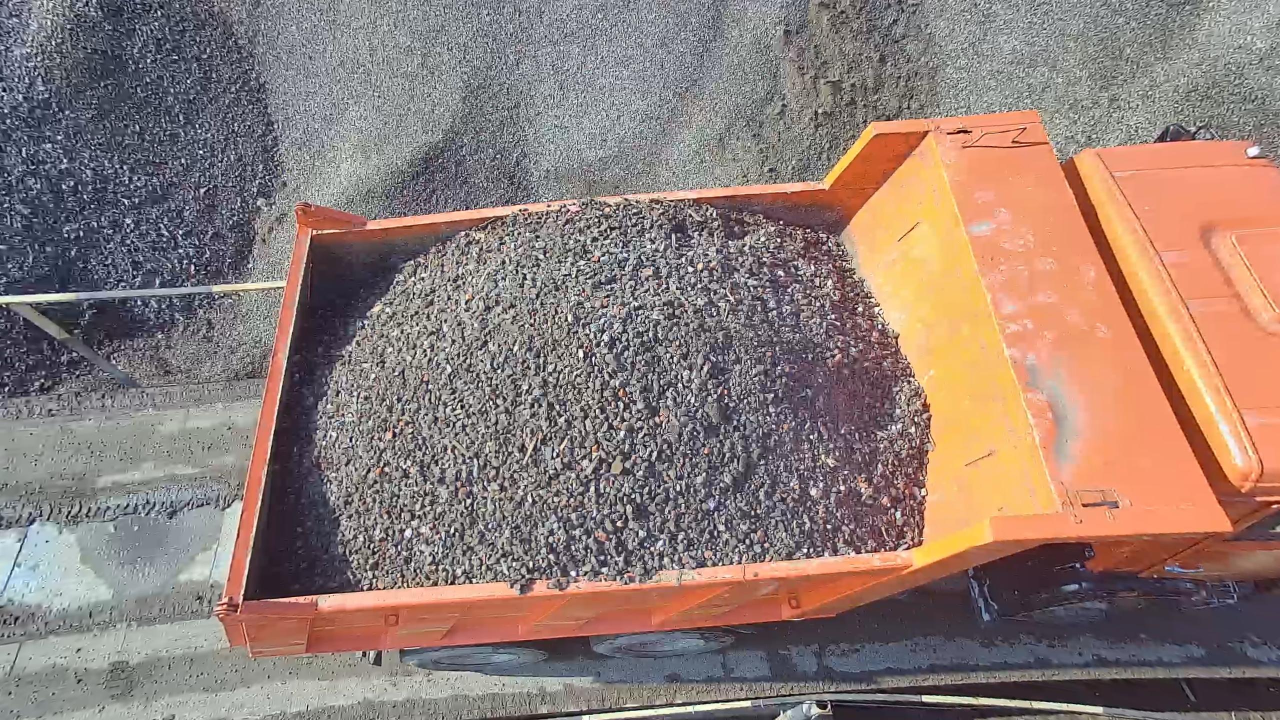
#> input picture assets/height_examples/corrected_20260115_165413.jpg, 2560 x 1440 px (shown at 1/2 size)
$ python -i web_textures.py   (imports and definitions only)
#> lines starting #> are read from the running program, lines starting #| are printed output that depends on the picture
# -*- coding: utf-8 -*-
"""
Ужатие карт веб-вьюера перед отправкой в реестр.

Генератор кладёт в `<stem>/` JPEG-копии карт 4096 px с качеством 92-95: по
2-4 МБ на карту, ~20 МБ на кузов. Агрегатор качает их с сервера при каждом
открытии модели, и на его канале это 6-9 секунд на одни текстуры. Здесь каждая
карта тяжелее `BUDGET` пережимается так, чтобы уложиться в бюджет с наименьшей
потерей: перебираются размеры (исходный, 1/2, 1/4) и для каждого ищется
наибольшее качество JPEG, которое влезает; из вариантов берётся ближайший к
оригиналу по PSNR.

Что важно не сломать:

* имя и формат файла не меняются — glTF ссылается на карты по имени, а
  `mimeType` в нём уже записан;
* файлы комплекта на диске не трогаются: ужатые копии лежат в кэше
  (`CACHE_DIR`) под хэшем содержимого оригинала, так что повторная отправка
  того же комплекта ничего не пересчитывает, а пересобранный — пересчитывает;
* сюда попадают только карты WEB. PNG из той же папки — текстуры для .bam
  (роль `texture`), их десктопный клиент читает как есть.

Правило то же, каким 2026-10-07 были разово ужаты карты уже лежавших на
сервере моделей (`operation-3d-service/backups/models_web_textures_orig-*`).
"""

from __future__ import annotations

import hashlib
import io
import os
from concurrent.futures import ThreadPoolExecutor
from typing import Any, Callable, Iterable, List, Optional, Tuple

#: Потолок на одну карту, байт.
BUDGET = 500_000

#: Ниже этого качества JPEG на плоских заливках кузова видны блоки: лучше
#: взять вдвое меньший размер с высоким качеством.
QUALITY_MIN = 55
QUALITY_MAX = 92

#: Меньше этой стороны не уменьшаем, даже если в бюджет не влезло.
MIN_EDGE = 1024

#: Меняется вместе с правилом — чтобы кэш от старого правила не подхватился.
_RULE = "v1"

CACHE_DIR = os.path.join(
    os.path.dirname(os.path.dirname(os.path.dirname(os.path.abspath(__file__)))),
    "assets", "models", "_registry_cache", "web_textures")

_IMAGE_EXTS = (".jpg", ".jpeg", ".png")

Say = Callable[[str], None]


def _fmt(size: int) -> str:
    return f"{size / 1e6:.2f} МБ" if size >= 1e6 else f"{size // 1000} КБ"


def _digest(path: str) -> str:
    h = hashlib.sha1(f"{_RULE}:{BUDGET}:".encode())
    with open(path, "rb") as fh:
        for chunk in iter(lambda: fh.read(1 << 20), b""):
            h.update(chunk)
    return h.hexdigest()


def _sizes(width: int, height: int) -> List[Tuple[int, int]]:
    """Исходный размер и его половины, пока большая сторона не меньше MIN_EDGE."""
    out = [(width, height)]
    k = 2
    while max(width, height) // k >= MIN_EDGE:
        out.append((max(1, width // k), max(1, height // k)))
        k *= 2
    return out


def _psnr(a, b) -> float:
    import numpy as np
    diff = np.asarray(a, dtype=np.float32) - np.asarray(b, dtype=np.float32)
    mse = float(np.mean(diff * diff))
    return 99.0 if mse == 0 else float(10.0 * np.log10(255.0 ** 2 / mse))


# [9 lines left out: function _renormalize, not called in this run]


def _encode_jpeg(img, quality: int, subsampling: int) -> bytes:
    buf = io.BytesIO()
    kw = {"quality": quality, "optimize": True}
    if img.mode != "L":
        kw["subsampling"] = subsampling
    img.save(buf, "JPEG", **kw)
    return buf.getvalue()


def _best_jpeg(img, subsampling: int) -> Optional[Tuple[int, bytes]]:
    """Наибольшее качество, при котором карта влезает в бюджет."""
    lo, hi, found = 20, QUALITY_MAX, None
    while lo <= hi:
        quality = (lo + hi) // 2
        data = _encode_jpeg(img, quality, subsampling)
        if len(data) <= BUDGET:
            found = (quality, data)
            lo = quality + 1
        else:
            hi = quality - 1
    return found


def _shrink_jpeg(img, is_normal: bool) -> Optional[bytes]:
    from PIL import Image
    if img.mode not in ("RGB", "L"):
        return None
    sizes = _sizes(*img.size)
    # В карте нормалей каналы — независимые данные, а не цвет: прореживание
    # цветности 4:2:0 портит их заметнее, чем более низкое качество.
    modes = (2, 0) if (is_normal and img.mode == "RGB") else (2,)
    variants = []
    for size in sizes:
        scaled = img if size == img.size else img.resize(size, Image.LANCZOS)
        if is_normal and img.mode == "RGB" and size != img.size:
            scaled = _renormalize(scaled)
        for subsampling in modes:
            hit = _best_jpeg(scaled, subsampling)
            if not hit:
                continue
            quality, data = hit
            back = Image.open(io.BytesIO(data))
            if back.size != img.size:
                back = back.resize(img.size, Image.BICUBIC)
            variants.append((_psnr(img, back), quality, size, data))
    good = [v for v in variants if v[1] >= QUALITY_MIN] \
        or [v for v in variants if v[2] == sizes[-1]]
    if not good:
        return None
    return max(good, key=lambda v: v[0])[3]


# [21 lines left out: function _shrink_png, not called in this run]


def shrink_texture(path: str) -> Tuple[str, str]:
    """
    Путь к ужатой копии карты (или к ней самой) и пояснение для журнала.

    Никогда не бросает: карта, которую не удалось пережать, отправляется как
    есть — тяжёлая текстура лучше несостоявшейся загрузки.
    """
    try:
        size = os.path.getsize(path)
    except OSError:
        return path, ""
    ext = os.path.splitext(path)[1].lower()
    if size <= BUDGET or ext not in _IMAGE_EXTS:
        return path, ""

    name = os.path.basename(path)
    try:
        cached = os.path.join(CACHE_DIR, _digest(path) + ext)
        if os.path.isfile(cached) and os.path.getsize(cached) > 0:
            return cached, f"{name}: {_fmt(size)} -> " \
                           f"{_fmt(os.path.getsize(cached))} (из кэша)"

        from PIL import Image
        Image.MAX_IMAGE_PIXELS = None
        with Image.open(path) as opened:
#> opened is the input picture: PIL image 2560x1440 RGB; mean R, G, B 144.3, 124.6, 117.8
            opened.load()
            fmt, img = opened.format, opened.copy()
#> fmt = 'JPEG'
        if fmt == "JPEG":
            data = _shrink_jpeg(img, "normal" in name.lower())
#> in _shrink_jpeg, `quality, data = hit`: quality = 47
#> in _psnr, `diff = np.asarray(a, dtype=np.float32) - np.asarray(b, dtype=np.float32)`:
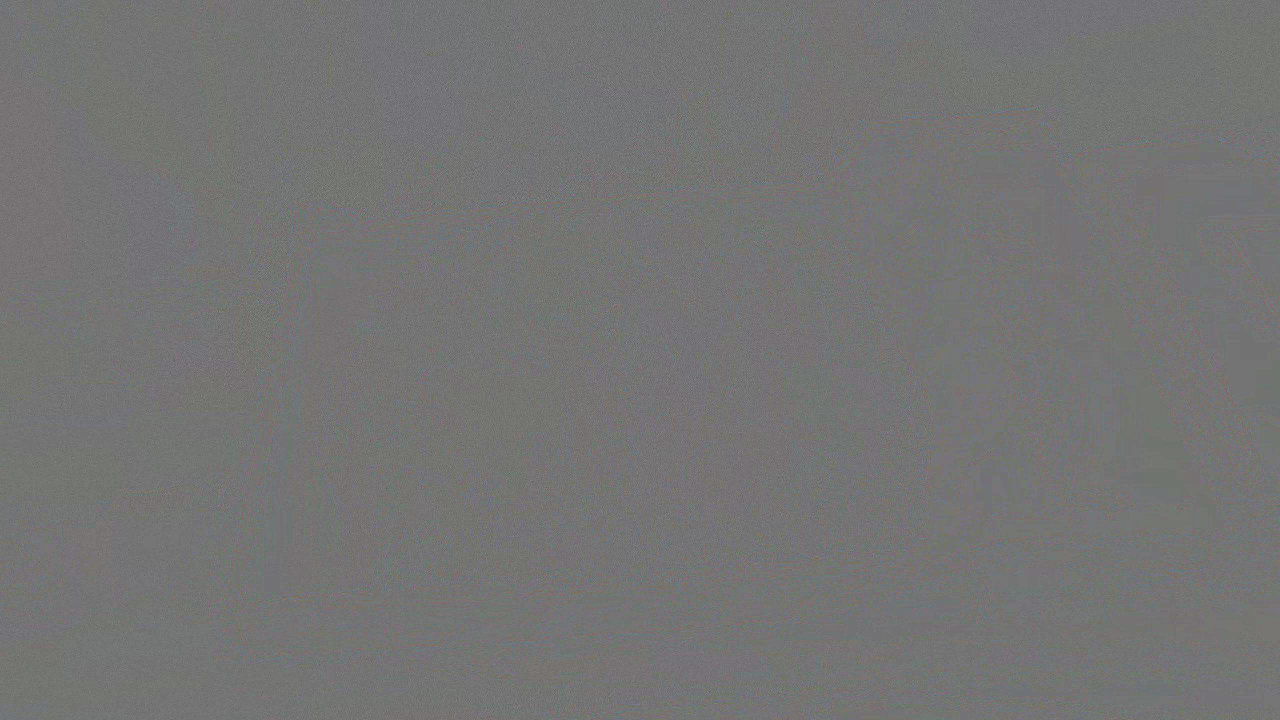
#> diff: shape (1440, 2560, 3) float32 (shown at 1/2 size); mean R, G, B 0, 0, -0.2; drawn with min black and max white
#> in _psnr, `mse = float(np.mean(diff * diff))`: mse = 41.68
#> in _shrink_jpeg, `good = [v for v in variants if v[1] >= QUALITY_MIN] \ or [v for v in v..`: good = 1 item
        elif fmt == "PNG":
            data = _shrink_png(img)
        else:
            data = None
        if not data or len(data) >= size:
            return path, f"{name}: {_fmt(size)}, ужать не удалось — " \
                         f"отправляется как есть"

        os.makedirs(CACHE_DIR, exist_ok=True)
        tmp = cached + ".tmp"
        with open(tmp, "wb") as fh:
            fh.write(data)
        os.replace(tmp, cached)
        with Image.open(cached) as out:
            side = max(out.size)
        note = f"{name}: {_fmt(size)} -> {_fmt(len(data))}, {side} px"
        if len(data) > BUDGET:
            note += f" (в {_fmt(BUDGET)} не уложилась)"
        return cached, note
    except Exception as exc:                              # noqa: BLE001
        return path, f"{name}: не ужата ({exc}) — отправляется как есть"


# [42 lines left out: function shrink_web_files, not called in this run]

>>> result = shrink_texture('../../assets/height_examples/corrected_20260115_165413.jpg')
